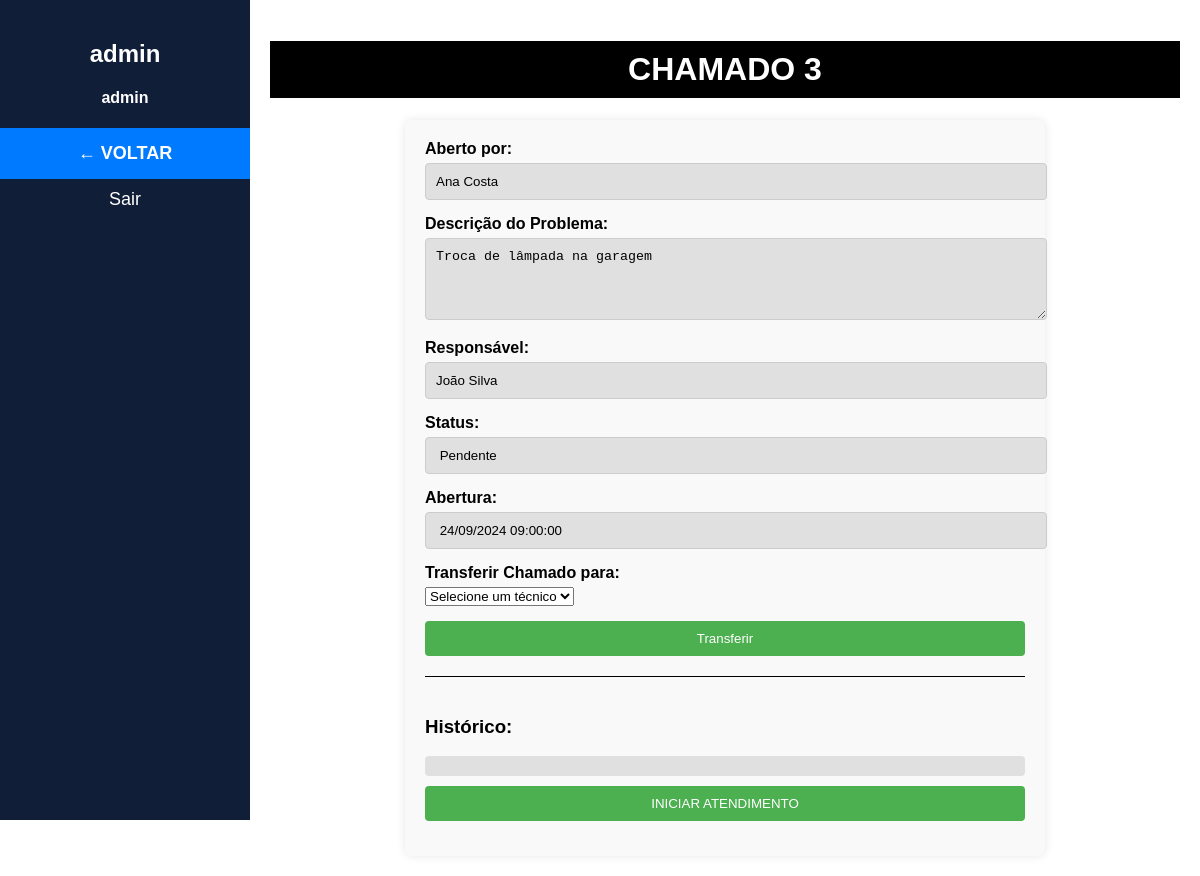
Screenshot of /logado/chamado.php?idChamado=3 (signed in) with the database file from the repository.
### tables this page shows
CREATE TABLE IF NOT EXISTS `tb_usuario` (
  `id_usuario` int UNSIGNED NOT NULL AUTO_INCREMENT,
  `id_condominio` int UNSIGNED NOT NULL,
  `nome` varchar(255) NOT NULL,
  `email` varchar(255) NOT NULL,
  `telefone` varchar(255) NOT NULL,
  `tipo_usuario` int UNSIGNED NOT NULL,
  `senha` varchar(255) NOT NULL,
  PRIMARY KEY (`id_usuario`),
  KEY `tb_usuario_FKIndex1` (`id_condominio`)
);

CREATE TABLE IF NOT EXISTS `tb_condominio` (
  `id_condominio` int UNSIGNED NOT NULL AUTO_INCREMENT,
  `nome` varchar(255) NOT NULL,
  `cep` varchar(255) NOT NULL,
  `rua` varchar(255) NOT NULL,
  `numero` int UNSIGNED NOT NULL,
  `cidade` varchar(255) NOT NULL,
  `estado` varchar(255) NOT NULL,
  PRIMARY KEY (`id_condominio`)
);

CREATE TABLE IF NOT EXISTS `tb_chamado` (
  `id_chamado` int UNSIGNED NOT NULL AUTO_INCREMENT,
  `id_tecnico` int UNSIGNED NOT NULL,
  `id_usuario_solicitante` int UNSIGNED NOT NULL,
  `descricao` varchar(255) NOT NULL,
  `dt_abertura` datetime NOT NULL,
  `status` int NOT NULL,
  `dt_fechamento` datetime DEFAULT NULL,
  PRIMARY KEY (`id_chamado`),
  KEY `tb_chamado_FKIndex1` (`id_usuario_solicitante`),
  KEY `tb_chamado_FKIndex2` (`id_tecnico`)
);

### logado/chamado.php (the view, shortened to what this page needs)
<?php
    include('../conexao/conexao.php');
    $idChamado = $_GET['idChamado'];
    $query = "SELECT * FROM tb_chamado WHERE id_chamado = $idChamado";
    $result = mysqli_query($connection, $query);
    $row = mysqli_fetch_assoc($result);
    $data = new DateTime($row['dt_abertura']);
    $dataAbertura = $data->format('d/m/Y H:i:s');
    $descricao = $row['descricao'];
    $idSolicitante = $row['id_usuario_solicitante'];
    $idTecnico = $row['id_tecnico'];
    if($row['status'] == 1){
        $status = 'Pendente';
    }else if($row['status'] == 2){
        $status = 'Andamento';
    }else if($row['status'] == 3){
        $status = 'Fechado';
    }
    $query = "SELECT * FROM tb_usuario WHERE id_usuario = $idTecnico";
    $result = mysqli_query($connection, $query);
    $row = mysqli_fetch_assoc($result);
    $nomeTecnico = $row['nome'];
    $query = "SELECT * FROM tb_usuario WHERE id_usuario = $idSolicitante";
    $result = mysqli_query($connection, $query);
    $row = mysqli_fetch_assoc($result);
    $nomeSolicitante = $row['nome'];
?>
<!DOCTYPE html>
<html lang="pt-BR">
<head>
</head>
<body>
<div class="sidebar">
    <h2><?php
            $idUsuario = mysqli_real_escape_string($connection, $_SESSION['idUsuario']);
            $query = "SELECT * FROM tb_usuario WHERE id_usuario = $idUsuario";
            $result = mysqli_query($connection, $query);
            $row = mysqli_fetch_assoc($result);
            echo htmlspecialchars($row['nome']);
            $idCondominio = $row['id_condominio'];
            $tipoUsuario = $row['tipo_usuario'];
        ?></h2>
    <h4 style="text-align: center;">
        <?php
            $query = "SELECT * FROM tb_condominio WHERE id_condominio = $idCondominio";
            $result = mysqli_query($connection, $query);
            $row = mysqli_fetch_assoc($result);
            echo htmlspecialchars($row['nome']);
        ?>
    </h4>
    <a href="inicial.php" class="back-btn">← VOLTAR</a>
    <a href="../conexao/logout.php">Sair</a>
</div>
    <form action="../conexao/task_editar_chamado.php?idChamado=<?php echo $idChamado; ?>&idTecnico=<?php echo $_SESSION['idUsuario']?>" method="POST" enctype="multipart/form-data">
    <div class="main-content">
        <h1>CHAMADO <?php echo $idChamado?></h1>
        <div class="form-container">
            <div class="form-group">
                <label for="aberto_por">Aberto por:</label>
                <input type="text" id="aberto_por" value="<?php echo $nomeSolicitante; ?>" readonly>
            </div>
            <div class="form-group">
                <label for="descricao_problema">Descrição do Problema:</label>
                <textarea id="descricao_problema" rows="4" readonly><?php echo htmlspecialchars($descricao); ?></textarea>
            </div>
            <div class="form-group">
                <label for="responsavel">Responsável:</label>
                <input type="text" id="responsavel" value="<?php echo $nomeTecnico; ?>" readonly>
            </div>
            <div class="form-group">
                <label for="responsavel">Status:</label>
                <input type="text" id="responsavel" value=" <?php echo htmlspecialchars($status); ?>" readonly>
            </div>
            <div class="form-group">
                <label for="responsavel">Abertura:</label>
                <input type="text" id="responsavel" value=" <?php echo htmlspecialchars($dataAbertura); ?>" readonly>
            </div>
            <?php
                if($status != 'Fechado' && $tipoUsuario == 1){
                    echo ("<div class='form-group'>");
                    echo ("<label for='transferir-tecnico'>Transferir Chamado para:</label>");
                    echo ("<select id='transferir-tecnico' name='idNovoTecnico'>");
                        echo ("<option value='0'>Selecione um técnico</option>");
                    echo ("</select>");
                    echo ("</div>");
                        echo("<div class='form-group'>");
                            echo ("<button type='submit' name='transferir'>Transferir</button>");
                        echo ("</div>");
                }
            ?>
            <div class="historico-container">
                <h3>Histórico:</h3>
                    <div class="historico-item">
                    </div>
            </div>
                <div class="form-group">
                    <?php
                        if($status != 'Fechado' && $status != 'Andamento' && $tipoUsuario != 3){
                            echo ("<button type='submit' name='iniciar'>INICIAR ATENDIMENTO</button>");
                        }
                    ?>
                </div>
    </form>
</body>
</html>

### logado/chamado.php (style rules this page uses)
body { margin: 0; font-family: Arial, sans-serif; }
.sidebar { width: 250px; background-color: #101E38; height: 100vh; position: fixed; padding-top: 20px; }
.sidebar h2 { color: white; text-align: center; }
.sidebar h4 { color: white; }
.sidebar a { display: block; padding: 10px; color: white; text-decoration: none; text-align: center; font-size: 18px; }
.sidebar a.back-btn { background-color: #007BFF; color: #fff; padding: 15px; font-weight: bold; }
.main-content { margin-left: 250px; padding: 20px; }
.main-content h1 { background-color: #000; color: white; padding: 10px; text-align: center; }
.form-container { width: 600px; margin: 0 auto; padding: 20px; background-color: #f9f9f9; border-radius: 8px; box-shadow: 0 0 10px rgba(0, 0, 0, 0.1); }
.form-group { margin-bottom: 15px; }
.form-group label { display: block; font-weight: bold; margin-bottom: 5px; }
.form-group input[type="text"], .form-group textarea { width: 100%; padding: 10px; border: 1px solid #ccc; border-radius: 4px; background-color: #e0e0e0; pointer-events: none; }
.form-group textarea { resize: vertical; }
.form-group button { background-color: #4CAF50; color: white; padding: 10px 20px; border: none; border-radius: 4px; cursor: pointer; width: 100%; }
.historico-container { margin-top: 20px; border-top: 1px solid #000; padding-top: 20px; }
.historico-item { background-color: #e0e0e0; padding: 10px; margin-bottom: 10px; border-radius: 4px; }

### rows the page displays
tb_usuario: nome "admin"
tb_condominio: nome "admin"
tb_usuario: nome "Ana Costa"
tb_chamado: descricao "Troca de lâmpada na garagem", status "Pendente", dt_abertura "24/09/2024 09:00:00"
tb_usuario: nome "João Silva"

### other values shown
$idChamado "3"
